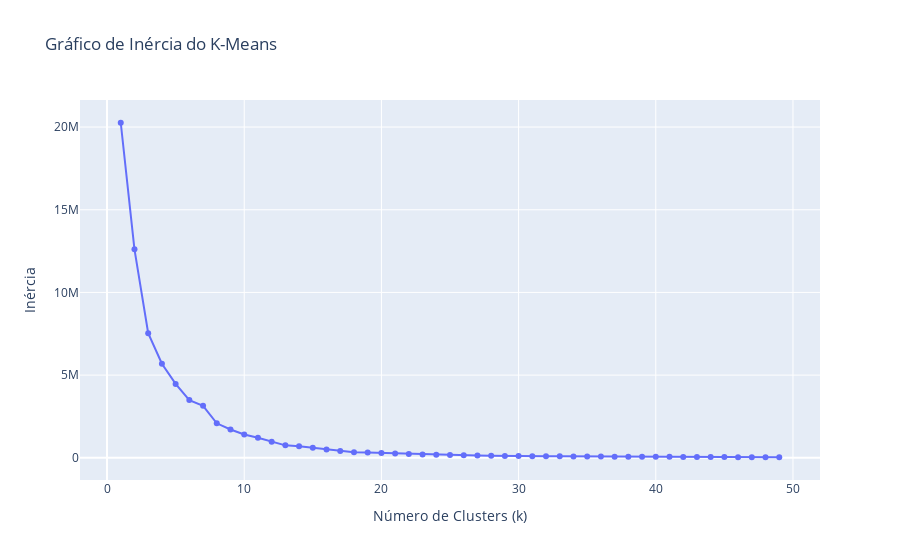

The notebook cell this image was saved under:
### Code cell
import plotly.express as px
import pandas as pd
import numpy as np
from sklearn.cluster import KMeans
import plotly.graph_objs as go

# Seu código para calcular a inércia
inertias = []
centers = np.arange(1, 50)

for k in centers:
    kmeans = KMeans(n_clusters=k, random_state=0, n_init='auto').fit(data_tsne)
    inertias.append(kmeans.inertia_)

# Criação do gráfico interativo
fig = go.Figure()
fig.add_trace(go.Scatter(x=centers, y=inertias, mode='lines+markers'))
fig.update_layout(
    title='Gráfico de Inércia do K-Means',
    xaxis=dict(title='Número de Clusters (k)'),
    yaxis=dict(title='Inércia'),
)
fig.show()

### Figure 1 — Plotly figure (JSON) as saved in the notebook; plotly's stock layout.template omitted (floating-point values rounded to 4 significant figures)
{"data": [{"mode": "lines+markers", "type": "scatter", "x": [1, 2, 3, 4, 5, 6, 7, 8, 9, 10, 11, 12, 13, 14, 15, 16, 17, 18, 19, 20, 21, 22, 23, 24, 25, 26, 27, 28, 29, 30, 31, 32, 33, 34, 35, 36, 37, 38, 39, 40, 41, 42, 43, 44, 45, 46, 47, 48, 49], "y": [20261008, 12604260, 7537269, 5690000.0, 4468000.0, 3490000.0, 3147000.0, 2085000.0, 1713000.0, 1412932, 1210000.0, 964383, 751767, 693300.0, 602800.0, 507500.0, 416200.0, 341200.0, 314600.0, 289600.0, 257100.0, 222500.0, 203600.0, 186600.0, 169500.0, 159100.0, 140400.0, 130100.0, 111500.0, 105100.0, 99250.0, 95580.0, 90250.0, 85170.0, 80240.0, 74240.0, 69180.0, 66980.0, 63240.0, 58900.0, 55570.0, 52320.0, 48370.0, 43560.0, 41420.0, 39040.0, 37630.0, 34570.0, 32700.0]}], "layout": {"title": {"text": "Gráfico de Inércia do K-Means"}, "xaxis": {"title": {"text": "Número de Clusters (k)"}}, "yaxis": {"title": {"text": "Inércia"}}}}
